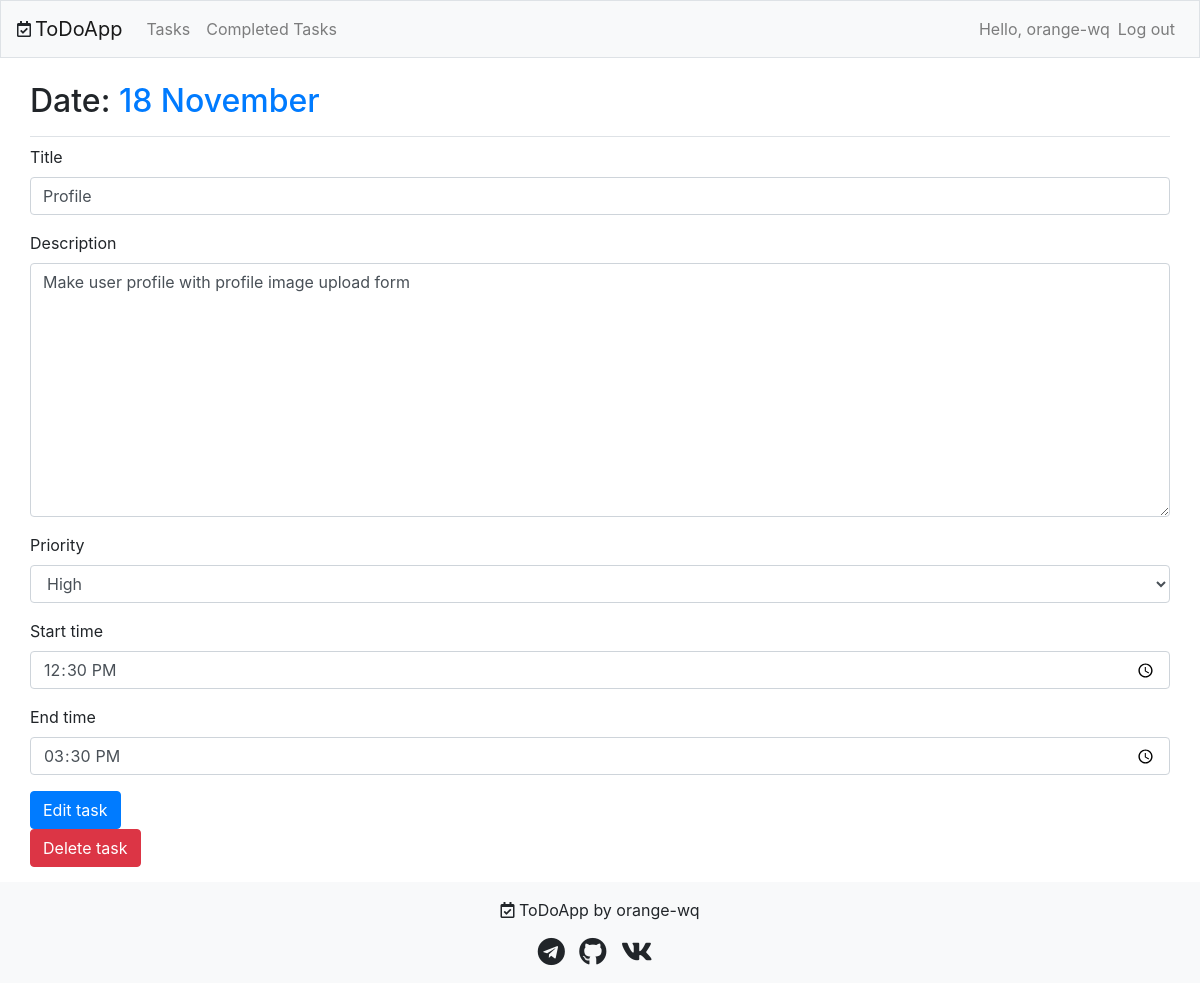
The app's page /edit_entry/4/ (signed in) with its own data.
### users/models.py (models this page shows, shortened)
class CustomUser(AbstractBaseUser, PermissionsMixin):
    email = models.EmailField(unique=True)
    username = models.CharField(max_length=30, unique=True)
    is_active = models.BooleanField(default=True)
    is_staff = models.BooleanField(default=False)
    objects = CustomUserManager()
    USERNAME_FIELD = 'email'
    REQUIRED_FIELDS = ['username']

### todoapp/models.py (models this page shows, shortened)
class Date(models.Model):
    title = models.DateField()
    date_added = models.DateTimeField(auto_now_add=True)
    owner = models.ForeignKey(settings.AUTH_USER_MODEL, on_delete=models.CASCADE)

class Entry(models.Model):
    PRIORITY_CHOICES = [
        ('High', 'High'),
        ('Medium', 'Medium'),
        ('Low', 'Low'),
    ]
    date = models.ForeignKey(Date, on_delete=models.CASCADE)
    title = models.CharField(max_length=200)
    description = models.TextField()
    is_done = models.BooleanField(default=False)
    priority = models.CharField(max_length=10, choices=PRIORITY_CHOICES, default='medium')
    image = models.ImageField(upload_to='images/', blank=True, null=True)
    date_added = models.DateTimeField(auto_now=True)
    start_time = models.TimeField(default=time(0, 00))
    end_time = models.TimeField(default=time(0, 00))
    class Meta:
        verbose_name_plural = 'Entries'

### todoapp/views.py (the view)
# urls.py: path('edit_entry/<int:entry_id>/', edit_entry, name='edit_entry'),
@login_required
def edit_entry(request, entry_id):
    entry = Entry.objects.get(id=entry_id)
    date = entry.date
    check_date_owner(date, request)
    if request.method != 'POST':
        form = EntryForm(instance=entry)
    else:
        form = EntryForm(instance=entry, data=request.POST)
        if form.is_valid():
            form.save()
            return redirect('todoapp:date', date_id=date.id)
    context = {'entry': entry, 'date': date, 'form': form}
    return render(request, 'todoapp/edit_entry.html', context)

### todoapp/forms.py (shortened to what this page needs)
class EntryForm(forms.ModelForm):
    class Meta:
        model = Entry
        fields = ['title', 'description', 'priority', 'start_time', 'end_time']
        widgets = {
            'text': forms.Textarea(attrs={'cols': 40}),
            'start_time': forms.TimeInput(attrs={'type': 'time'}),
            'end_time': forms.TimeInput(attrs={'type': 'time'})
        }

### todoapp/views.py (called while the page is built)
def check_date_owner(date, request):
    if date.owner != request.user:
        raise Http404

### todoapp/templates/todoapp/edit_entry.html (shortened to what this page needs)
{% extends "todoapp/base.html" %}
{% load bootstrap4 %}
{% block page_header %}
<h2>Date: <a href="{% url 'todoapp:date' date.id %}">{{ date.title|date:"d F" }}</a></h2>
{% endblock page_header %}
{% block content %}
<form action="{% url 'todoapp:edit_entry' entry.id %}" method="post" class="form">
    {% bootstrap_form form %}
    {% buttons %}
    <button name="submit" class="btn btn-primary">Edit task</button>
    {% endbuttons %}
</form>
<button type="button" class="btn btn-danger" data-toggle="modal" data-target="#confirmDeleteModal">
  Delete task
</button>
{% endblock content %}

### todoapp/templates/todoapp/base.html (shortened to what this page needs)
{% load bootstrap4 %}
{% load static %}
<!doctype html>
<html lang="en" class="h-100">
<head>
    {% bootstrap_css %}
    <link rel="stylesheet" href="{% static 'css/style.css' %}">
    <link rel="stylesheet" href="https://use.fontawesome.com/releases/v5.8.2/css/all.css">
</head>
<body class="d-flex flex-column h-100" >
    <div class="wrapper">
    <nav class="navbar navbar-expand-md navbar-light bg-light mb-4 border">
        <i class="far fa-calendar-check mr-1"></i>
        <a class="navbar-brand" href="{% url 'todoapp:index' %}">ToDoApp</a>
     <div class="collapse navbar-collapse" id="navbarCollapse">
         <ul class="navbar-nav mr-auto">
             <li class="nav-item">
                 <a class="nav-link" href="{% url 'todoapp:dates' %}">Tasks</a>
             </li>
             <li class="nav-item">
                 <a class="nav-link" href="{% url 'todoapp:completed_dates' %}">Completed Tasks</a>
             </li>
         </ul>
         <ul class="navbar-nav ml-auto">
             {% if user.is_authenticated %}
               <li class="nav-item">
                   <span class="navbar-text">Hello,
                       <a class="username" href="{% url 'users:profile' %}">{{ user.username }}</a></span>
               </li>
               <li class="nav-item">
                   <a class="nav-link" href="{% url 'users:logout' %}">Log out</a>
               </li>
             {% endif %}
         </ul>
     </div>
    </nav>
<main role="main" class="container">
    <div class="pb-2 mb-2 border-bottom">
        {% block page_header %}{% endblock page_header %}
    </div>
    <div>
        {% block content %}{% endblock content %}
    </div>
</main>
<div class="bg-light footer text-center #212529 py-30">
  <div class="container">
  <div class="text-center p-3">
      <i class="far fa-calendar-check"></i>
      ToDoApp by orange-wq
  </div>
    <section>
        <div class="social-icons">
            <a href="https://t.me/userincorp">
                <i class="fab fa-telegram" style="font-size: 28px; color: #212529;"></i>
            </a>
            <a href="https://github.com/orange-wq">
                <i class="fab fa-github" style="font-size: 28px; color: #212529;"></i>
            </a>
            <a href="https://vk.com/tsengel.bator">
                <i class="fab fa-vk" style="font-size: 28px; color: #212529;"></i>
            </a>
        </div>
    </section>
  </div>
</div>
</body>
</html>

### static/css/style.css (style rules this page uses)
html, body { position: relative; height: 100%; }
.wrapper { min-height: 100%; display: flex; flex-direction: column; }
main { flex: 1 1 auto; }
.container { padding: 0 0 15px; }
.social-icons i { margin-right: 10px; }
.navbar-light .navbar-text a { color: rgb(0 0 0 / 50%); }

### todoapp/templates/todoapp/base.html (style rules this page uses)
a { text-decoration: none; }

### records on screen
CustomUser: username "orange-wq"
Date: title "18 November"
Entry: title "Profile", description "Make user profile with profile image upload form", priority "High", start_time "12:30:00", end_time "15:30:00"
